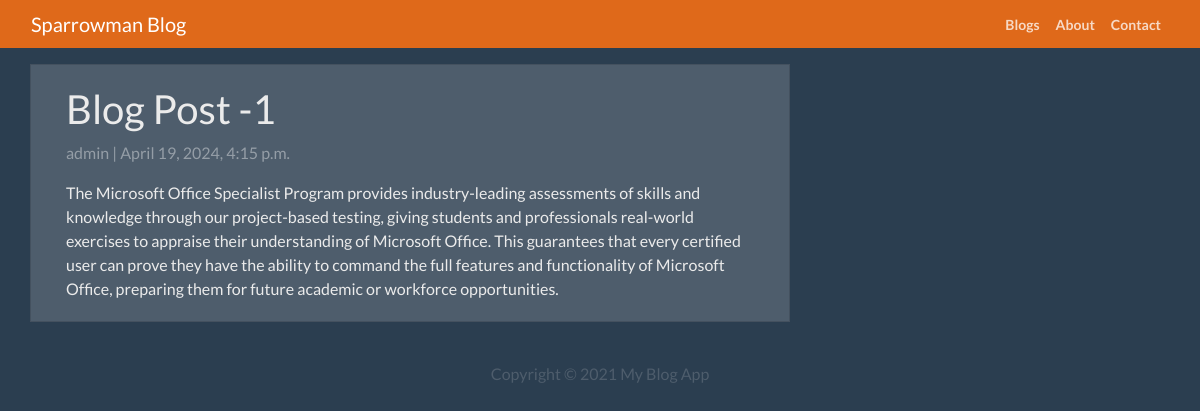
The page /news1/ on the database its author committed.
### blog/models.py (models this page shows, shortened)
class Post(models.Model):
  title =  models.CharField(max_length=200, unique=True)
  slug =   models.SlugField(max_length=200, unique=True)
  author = models.ForeignKey(User, on_delete=models.CASCADE, related_name='blog_posts')
  created_on = models.DateTimeField(auto_now_add=True)
  updated_on = models.DateTimeField(auto_now=True)
  content = models.TextField()
  status = models.IntegerField(choices=STATUS, default=0)

### blog/views.py (the view)
# urls.py: path('<slug:slug>/', views.DetailView.as_view(),name="post_detail"),
class DetailView(generic.DetailView):
  model = Post
  template_name = 'post_detail.html'

### blog/templates/post_detail.html (shortened to what this page needs)
{% extends 'base.html' %}
{% block content %}
<div class="container">
  <div class="row">
    <div class="col-md-8 card mb-4  mt-3 left  top">
      <div class="card-body">
        <h1>{% block title %} {{ object.title }} {% endblock title %}</h1>
        <p class=" text-muted">{{ post.author }} | {{ post.created_on }}</p>
        <p class="card-text ">{{ object.content | safe }}</p>
      </div>
    </div>
  </div>
</div>
{% endblock content %}

### rows shown on the page
Post: title "Blog Post -1", author "admin", created_on "April 19, 2024, 4:15 p.m.", content "The Microsoft Office Specialist Program provides industry-leading assessments of skills and knowledge through our project-based testing, giving students and professionals real-world exercises to appraise their understanding of Microsoft Office. This guarantees that every certified user can prove they have the ability to command the full features and functionality of Microsoft Office, preparing them for future academic or workforce opportunities."
